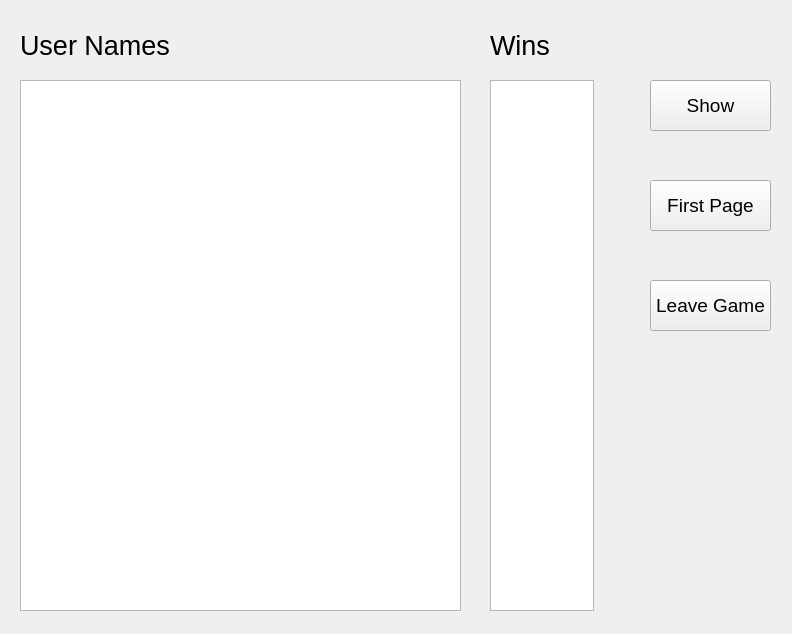
<?xml version="1.0" encoding="UTF-8"?>
<ui version="4.0">
 <class>leaderBoard</class>
 <widget class="QWidget" name="leaderBoard">
  <property name="geometry">
   <rect>
    <x>0</x>
    <y>0</y>
    <width>792</width>
    <height>634</height>
   </rect>
  </property>
  <property name="windowTitle">
   <string>Form</string>
  </property>
  <widget class="QPlainTextEdit" name="lb_names">
   <property name="geometry">
    <rect>
     <x>20</x>
     <y>80</y>
     <width>441</width>
     <height>531</height>
    </rect>
   </property>
   <property name="font">
    <font>
     <pointsize>16</pointsize>
    </font>
   </property>
  </widget>
  <widget class="QLabel" name="label_names">
   <property name="geometry">
    <rect>
     <x>20</x>
     <y>20</y>
     <width>231</width>
     <height>51</height>
    </rect>
   </property>
   <property name="font">
    <font>
     <pointsize>20</pointsize>
    </font>
   </property>
   <property name="text">
    <string>User Names</string>
   </property>
  </widget>
  <widget class="QLabel" name="label_wins">
   <property name="geometry">
    <rect>
     <x>490</x>
     <y>20</y>
     <width>121</width>
     <height>51</height>
    </rect>
   </property>
   <property name="font">
    <font>
     <pointsize>20</pointsize>
    </font>
   </property>
   <property name="text">
    <string>Wins</string>
   </property>
  </widget>
  <widget class="QPushButton" name="btn_show">
   <property name="geometry">
    <rect>
     <x>650</x>
     <y>80</y>
     <width>121</width>
     <height>51</height>
    </rect>
   </property>
   <property name="font">
    <font>
     <pointsize>14</pointsize>
    </font>
   </property>
   <property name="text">
    <string>Show</string>
   </property>
  </widget>
  <widget class="QPushButton" name="btn_firstpage">
   <property name="geometry">
    <rect>
     <x>650</x>
     <y>180</y>
     <width>121</width>
     <height>51</height>
    </rect>
   </property>
   <property name="font">
    <font>
     <pointsize>14</pointsize>
    </font>
   </property>
   <property name="text">
    <string>First Page</string>
   </property>
  </widget>
  <widget class="QPushButton" name="pushButton_3">
   <property name="geometry">
    <rect>
     <x>650</x>
     <y>280</y>
     <width>121</width>
     <height>51</height>
    </rect>
   </property>
   <property name="font">
    <font>
     <pointsize>14</pointsize>
    </font>
   </property>
   <property name="text">
    <string>Leave Game</string>
   </property>
  </widget>
  <widget class="QPlainTextEdit" name="lb_wins">
   <property name="geometry">
    <rect>
     <x>490</x>
     <y>80</y>
     <width>104</width>
     <height>531</height>
    </rect>
   </property>
   <property name="font">
    <font>
     <pointsize>16</pointsize>
    </font>
   </property>
  </widget>
 </widget>
 <resources/>
 <connections/>
</ui>
